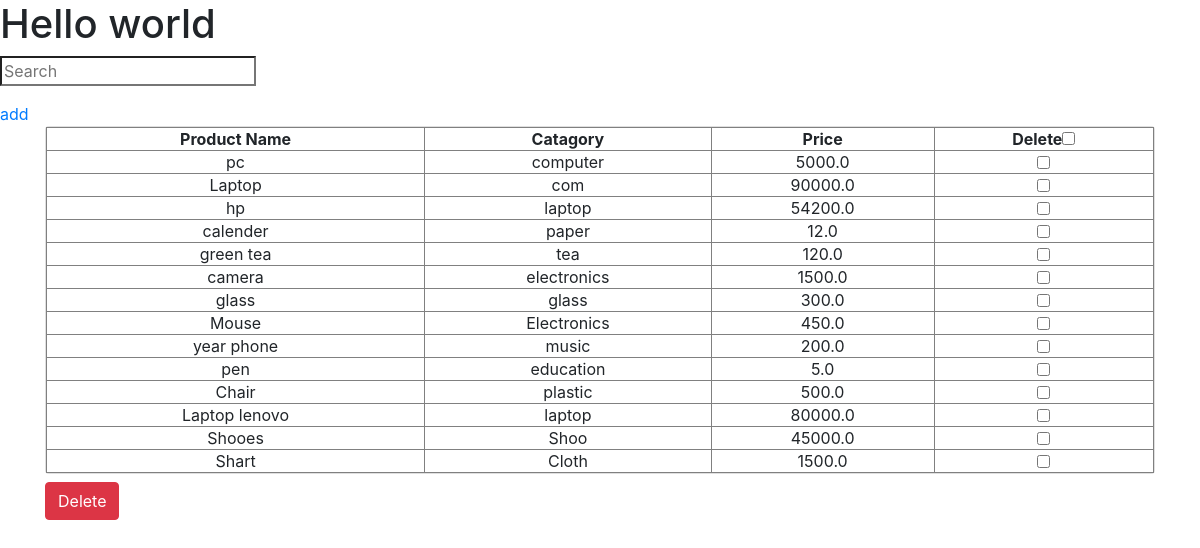
Before: / with the older database file.
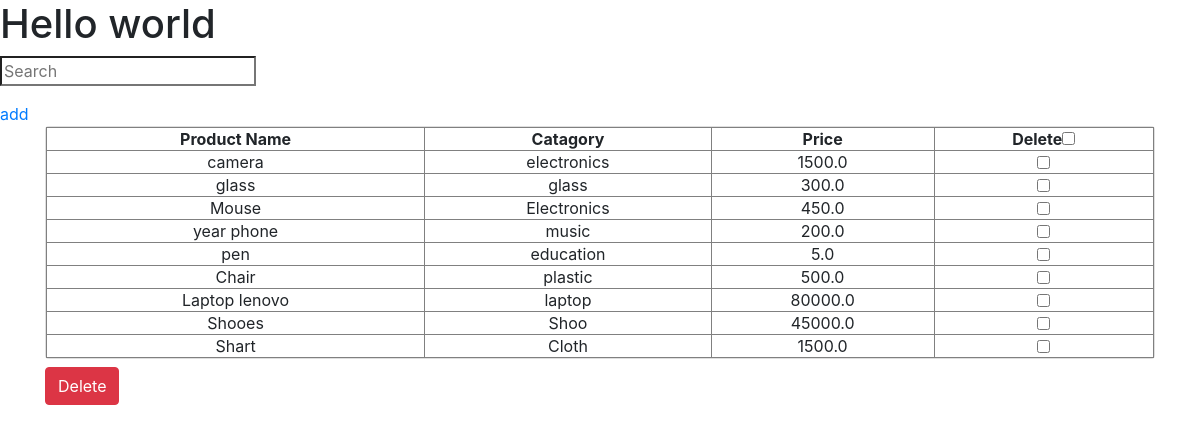
After: the same page with the newer database file.
### checkboxes/models.py (models this page shows, shortened)
class Product(models.Model):
    name = models.CharField(max_length=200)
    category = models.CharField(max_length=200)
    price = models.FloatField()

### checkboxes/views.py (the view, shortened to what this page needs)
# urls.py: path('', Product_view.as_view(), name='home'),
class  Product_view(View):
    def get(self, request):
        allproduct = Product.objects.all()
        context = {
            'products':allproduct
        }
        return render(request, 'home.html', context)

### templates/home.html (shortened to what this page needs)
{% block content %}
<h1>Hello world</h1>
<p>
    <input type="search" id="algolia-doc-search" placeholder="Search" aria-label="Search docs" class="css-7dpbpx ds-input" autocomplete="off" spellcheck="false" role="combobox" aria-autocomplete="list" aria-expanded="false" aria-labelledby="algolia-doc-search" aria-owns="algolia-autocomplete-listbox-0" dir="auto" style="position: relative; vertical-align: top;">
</p>
<a href="{% url 'create'%}"> add</a>
<div class="container">
    <div class="card">
            <table cellspacing="0" rules="all" border="1" id="Table1" style="border-collapse: collapse; text-align: center">
            <thead>
                <th>Product Name</th>
                <th>Catagory</th>
                <th>Price</th>
                <th>Delete<input type="checkbox" id="select-all"></th>
            </thead>
            <tbody>
                {% for prod in products %}
                <tr id="{{ prod.id }}">
                    <td>{{ prod.name }}</td>
                    <td>{{ prod.category }}</td>
                    <td>{{ prod.price }}</td>
                    <td><input type="checkbox" name="product_id[]" value="{{prod.id}}" id="delete_product" </td>
                </tr>
                {% endfor %}
            </tbody>
        </table>
    </div>
    <div>
        <button type="submit"  id="delete_btn" class="btn btn-danger mt-2">Delete</button>
    </div>
</div>
{% endblock content %}

### templates/_base.html (shortened to what this page needs)
    <link rel="stylesheet" href="https://maxcdn.bootstrapcdn.com/bootstrap/4.0.0/css/bootstrap.min.css">
  </head>
  <body>
    {% block content %}
    {% endblock content %}
  </body>
</html>

Changed rows visible on the page:
removed Product: name "pc", category "computer", price "5000.0"
removed Product: name "Laptop", category "com", price "90000.0"
removed Product: name "hp", category "laptop", price "54200.0"
removed Product: name "calender", category "paper", price "12.0"
removed Product: name "green tea", category "tea", price "120.0"
